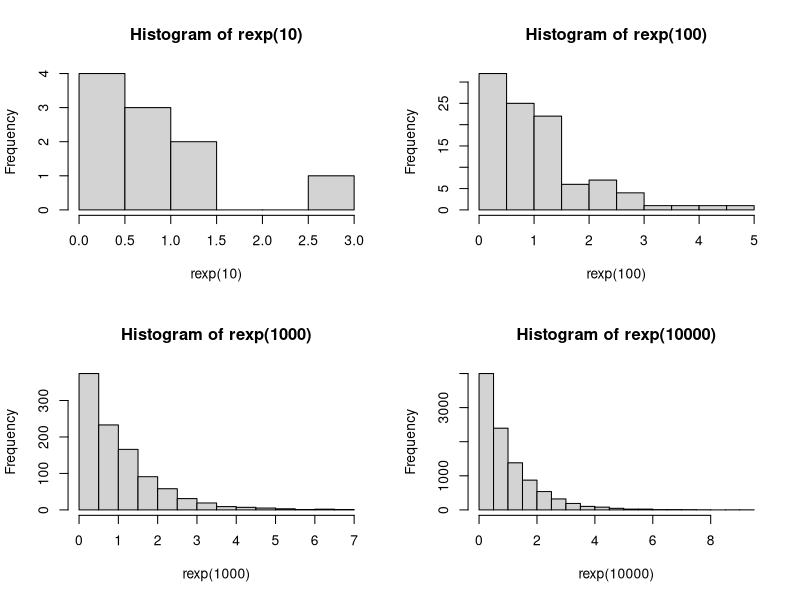

Here is the R script that generated this plot:
x = 3

# No 5a
dexp(x = 3, rate = 1, log = FALSE)

# No 5b
set.seed(1)
par(mfrow=c(2,2))
set.seed(1)
hist(rexp(10))
hist(rexp(100))
hist(rexp(1000))
hist(rexp(10000))

# No 5c
